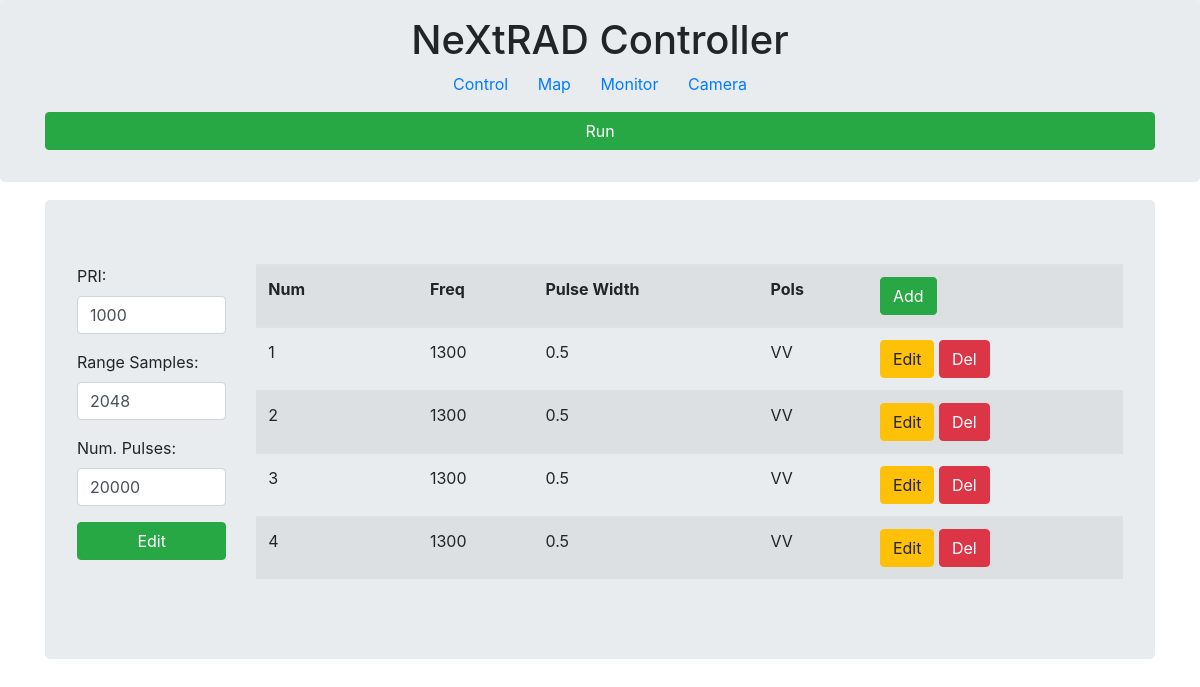
/control, run on the app's committed database.
### app/models.py (models this page shows, shortened)
class RadarParameters(db.Model):
    id = db.Column(db.Integer, primary_key=True)
    pri = db.Column(db.String(128))
    num_pulse = db.Column(db.String(128))
    range_samples = db.Column(db.String(128))

class Pulse(db.Model):
    id = db.Column(db.Integer, primary_key=True)
    frequency = db.Column(db.String(128))
    polarisation = db.Column(db.String(128))
    pulse_width = db.Column(db.String(128))
    pri = db.Column(db.String(128))

### app/routes.py (the view)
@app.route('/',methods=['GET','POST'])
@app.route('/control',methods=['GET','POST'])
def index():
    pulses = Pulse.query.all()
    defaults=tables.pulse_defaults.defaults
    radar_params={'pri':str(tables.radar_params.pri),'num_pulse':str(tables.radar_params.num_pulse),'range_samples':str(tables.radar_params.range_samples)}
    return render_template('control.html', title='Control',pulses=pulses,defaults=defaults,radar_params=radar_params)

### app/routes.py (called while the page is built)
@app.context_processor
def utility_functions():
    def print_in_console(message):
        print(str(message))
    return dict(mdebug=print_in_console)

### app/templates/control.html (shortened to what this page needs)
{% extends 'base.html' %}
{% block body %}
{% include '_editable.html' %}
{% endblock %}

### app/templates/base.html (shortened to what this page needs)
<!DOCTYPE html>
<html lang="en">
<head>
    <link rel="stylesheet" href="https://stackpath.bootstrapcdn.com/bootstrap/4.4.1/css/bootstrap.min.css">
</head>
<body>
{% block body %} {% endblock %}
</body>
</html>

### app/templates/header.html (shortened to what this page needs)
{% extends 'base.html' %}
{% block body %}
<div class='header'>
<div  class="jumbotron p-3">
            <div class="well text-center">
                <h1>NeXtRAD Controller</h1>
                <a class="active" href="{{ url_for('index') }}">&ensp; Control &ensp;  </a>
                <a class="active" href="{{ url_for('map') }}">&ensp; Map &ensp;   </a>
                <a class="active" href="{{ url_for('connection') }}">&ensp; Monitor &ensp;  </a>
                <a class="active" href="{{ url_for('video') }}">&ensp; Camera &ensp;   </a>
            </div>
            <div class='container'>
                <div class="row">
                <div class="col-md-12">
                <div class='vertical-center'>
                        <form action="{{ url_for('run') }}" method="post">
                            <input type=submit class="btn btn-success btn-block" value="Run">
                        </form>
                </div></div></div>
            </div>
</div>
</div>
{% endblock %}

### app/templates/_editable.html (shortened to what this page needs)
{% extends 'base.html' %}
{% block body %}
<div class='page__content-container'>
<div class="container">
    <div class="jumbotron">
        <div class="row">
            <div class="col-md-2">
                <form action="{{ url_for('submit_pulse_params') }}" method="post">
                    <div class="form-group">
                        <label>PRI:</label>
                        <input type="number" class="form-control" name="pri" required="1" value="{{ radar_params.pri }}" placeholder="{{ radar_params.pri }}">
                    </div>
                    <div class="form-group">
                        <label>Range Samples:</label>
                        <input type="number" class="form-control" name="range_samples" required="1" value="{{ radar_params.range_samples }}" placeholder="{{ radar_params.range_samples }}">
                    </div>
                    <div class="form-group">
                        <label>Num. Pulses:</label>
                        <input type="number" class="form-control" name="num_pulse" required="1" value="{{ radar_params.num_pulse }}" placeholder="{{ radar_params.num_pulse }}">
                    </div>
                    <div class="form-group">
                        <input type=submit class="btn btn-success btn-block" value='Edit'>
                    </div>
                </form>
            </div>
            <div class="col-md-10">
                <table class="table table-hover table-striped">
                    <tr>
                        <th>Num<th>
                        <th>Freq</th>
                        <th>Pulse Width</th>
                        <th>Pols</th>
                        <th><button type="button"  class="btn btn-success"
                            data-toggle="modal" data-target="#mymodal">Add</button></th>
                    </tr>
                    {% for row in pulses %}
                        <tr>
                            <td>{{ loop.index }}<td></td>
                            <td>{{row.frequency}}</td>
                            <td>{{row.pulse_width}}</td>
                            <td>{{row.polarisation}}</td>
                            <td>
                                <a href="/update/{{row.id}}" class="btn btn-warning btn-xs" data-toggle="modal" data-target="#modaledit{{row.id}}">Edit</a>
                                <a href="/delete/{{row.id}}" class="btn btn-danger btn-xs" onclick="return confirm('Are You Sure To Delete ?')">Del</a>
                            </td>
                        </tr>
                        </div>
                    {% endfor %}
                </div>
{% endblock %}

### app/templates/header.html (style rules this page uses)
.header { position: fixed; top: 0; left: 0; width: 100%; height: 88px; z-index: 10; background: #eeeeee; -webkit-box-shadow: 0 7px 8px rgba(0, 0, 0, 0.12); -moz-box-shadow: 0 7px 8px rgba(0, 0, 0, 0.12); box-shadow: 0 7px 8px rgba(0, 0, 0, 0.12); }

### app/templates/_editable.html (style rules this page uses)
.page__content-container { margin-top: 200px; }

### data on the page
RadarParameters: pri "1000", range_samples "2048", num_pulse "20000"
Pulse: frequency "1300", pulse_width "0.5", polarisation "VV"
Pulse: frequency "1300", pulse_width "0.5", polarisation "VV"
Pulse: frequency "1300", pulse_width "0.5", polarisation "VV"
Pulse: frequency "1300", pulse_width "0.5", polarisation "VV"
